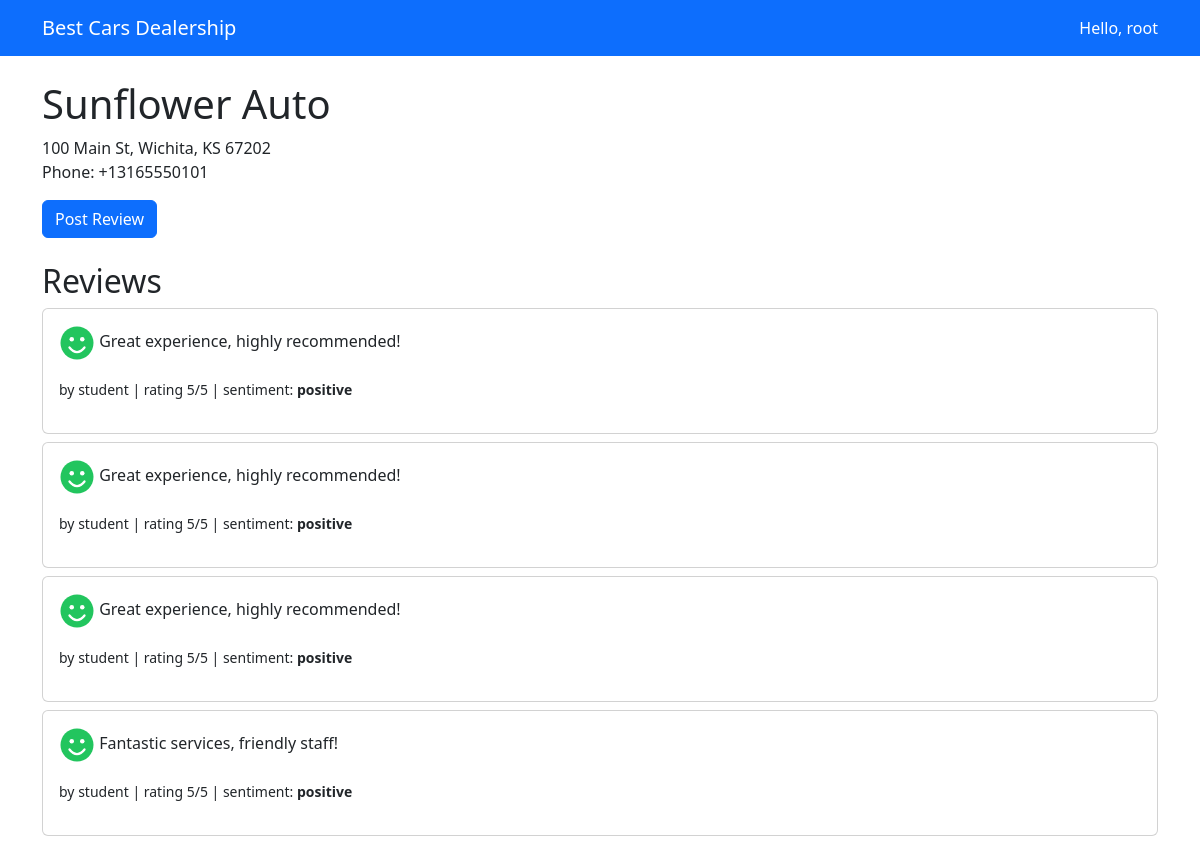
The page /dealer/1/ (signed in) on the database its author committed.
### djangoapp/models.py (models this page shows, shortened)
class Dealer(models.Model):
    name = models.CharField(max_length=100)
    short_name = models.CharField(max_length=50, default='')
    full_name = models.CharField(max_length=150, default='')
    city = models.CharField(max_length=100, default='')
    state = models.CharField(max_length=2, default='')
    address = models.CharField(max_length=200, default='')
    zip_code = models.CharField(max_length=10, default='')
    phone = models.CharField(max_length=20, default='')
    lat = models.FloatField(default=0.0)
    long = models.FloatField(default=0.0)

class Review(models.Model):
    dealer = models.ForeignKey(Dealer, on_delete=models.CASCADE)
    user = models.ForeignKey(User, on_delete=models.CASCADE)
    content = models.CharField(max_length=1000)
    rating = models.IntegerField(default=5)
    sentiment = models.CharField(max_length=20, default='neutral')
    purchase = models.BooleanField(default=False)
    purchase_date = models.DateField(null=True, blank=True)
    car_make = models.CharField(max_length=100, default='')
    car_model = models.CharField(max_length=100, default='')
    car_year = models.IntegerField(default=2024)
    created_at = models.DateTimeField(default=now)

### djangoapp/views.py (the view)
# urls.py: path('dealer/<int:dealer_id>/', views.dealer_detail, name='dealer_detail'),
def dealer_detail(request, dealer_id):
    dealer = get_object_or_404(Dealer, pk=dealer_id)
    reviews = dealer.review_set.order_by('-created_at')
    return render(request, 'djangoapp/dealer_detail.html', {'dealer': dealer, 'reviews': reviews})

### djangoapp/templates/djangoapp/dealer_detail.html (shortened to what this page needs)
<!DOCTYPE html>
<html lang="en">
<head>
  <link href="https://cdn.jsdelivr.net/npm/bootstrap@5.3.3/dist/css/bootstrap.min.css" rel="stylesheet" />
</head>
<body>
  <nav class="navbar navbar-dark bg-primary">
    <div class="container">
      <a class="navbar-brand" href="/">Best Cars Dealership</a>
      <span class="navbar-text text-white">{% if user.is_authenticated %}Hello, {{ user.username }}{% endif %}</span>
    </div>
  </nav>
  <div class="container mt-4">
    <h1>{{ dealer.name }}</h1>
    <p>{{ dealer.address }}, {{ dealer.city }}, {{ dealer.state }} {{ dealer.zip_code }}<br />Phone: {{ dealer.phone }}</p>
    {% if user.is_authenticated %}
    <a class="btn btn-primary" href="/dealer/{{ dealer.id }}/review/">Post Review</a>
    {% endif %}
    <h2 class="mt-4">Reviews</h2>
    {% for review in reviews %}
    <div class="card my-2">
      <div class="card-body">
        <p>
          {% if review.sentiment == 'positive' %}
          <img src="/static/images/positive.svg" alt="positive sentiment" width="36" height="36" />
          {% elif review.sentiment == 'negative' %}
          <img src="/static/images/negative.svg" alt="negative sentiment" width="36" height="36" />
          {% else %}
          <img src="/static/images/neutral.svg" alt="neutral sentiment" width="36" height="36" />
          {% endif %}
          {{ review.content }}
        </p>
        <p><small>by {{ review.user.username }} | rating {{ review.rating }}/5 |
          sentiment: <strong>{{ review.sentiment }}</strong></small></p>
      </div>
    </div>
    {% empty %}
    <p>No reviews yet.</p>
    {% endfor %}
  </div>
</body>
</html>

### rows shown on the page
Dealer: name "Sunflower Auto", address "100 Main St", city "Wichita", state "KS", zip_code "67202", phone "+13165550101"
Review: content "Great experience, highly recommended!", user.username "student", rating "5", sentiment "positive"
Review: content "Great experience, highly recommended!", user.username "student", rating "5", sentiment "positive"
Review: content "Great experience, highly recommended!", user.username "student", rating "5", sentiment "positive"
Review: content "Fantastic services, friendly staff!", user.username "student", rating "5", sentiment "positive"

### other values the page prints
{{ user.username }} "root"
